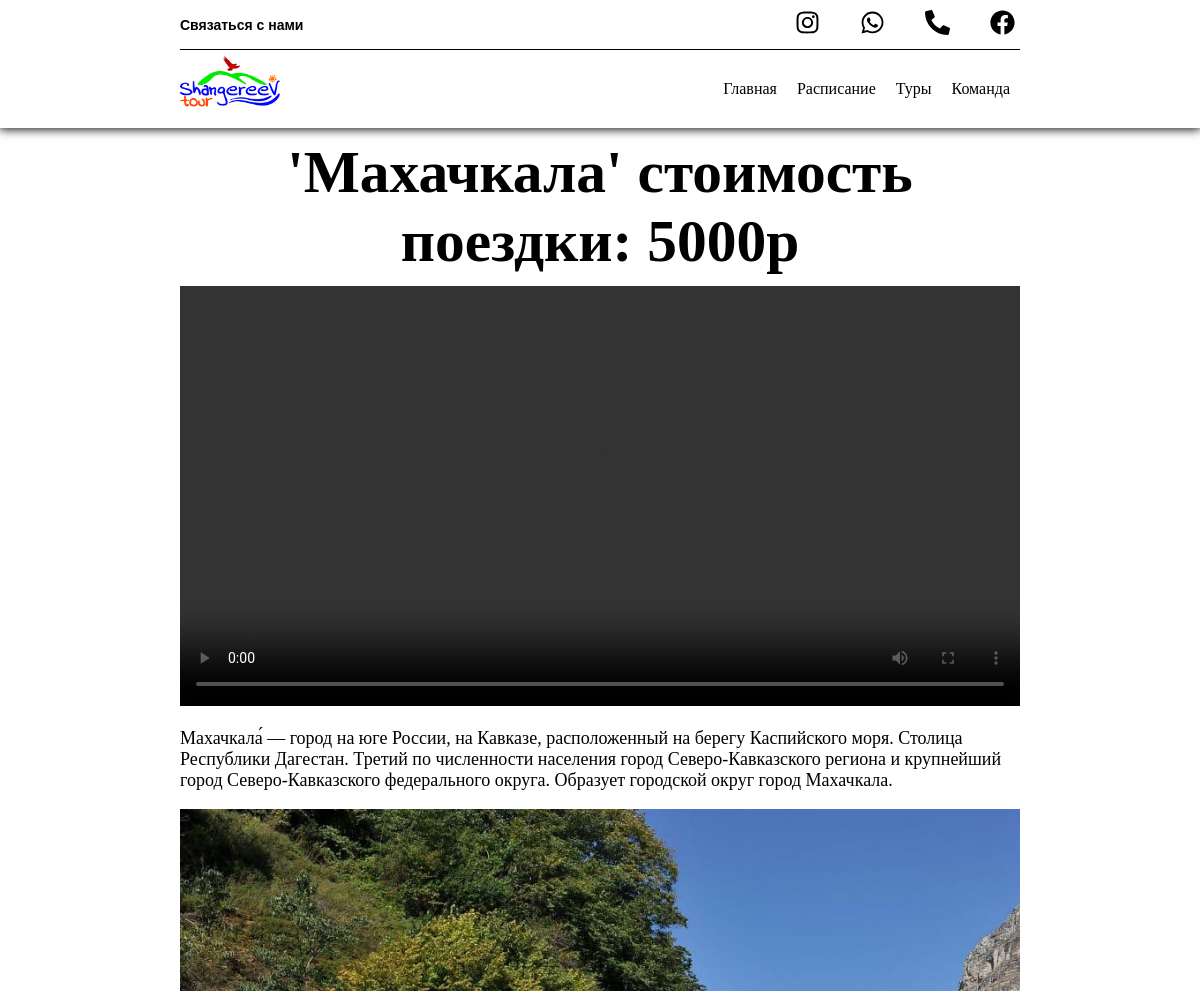
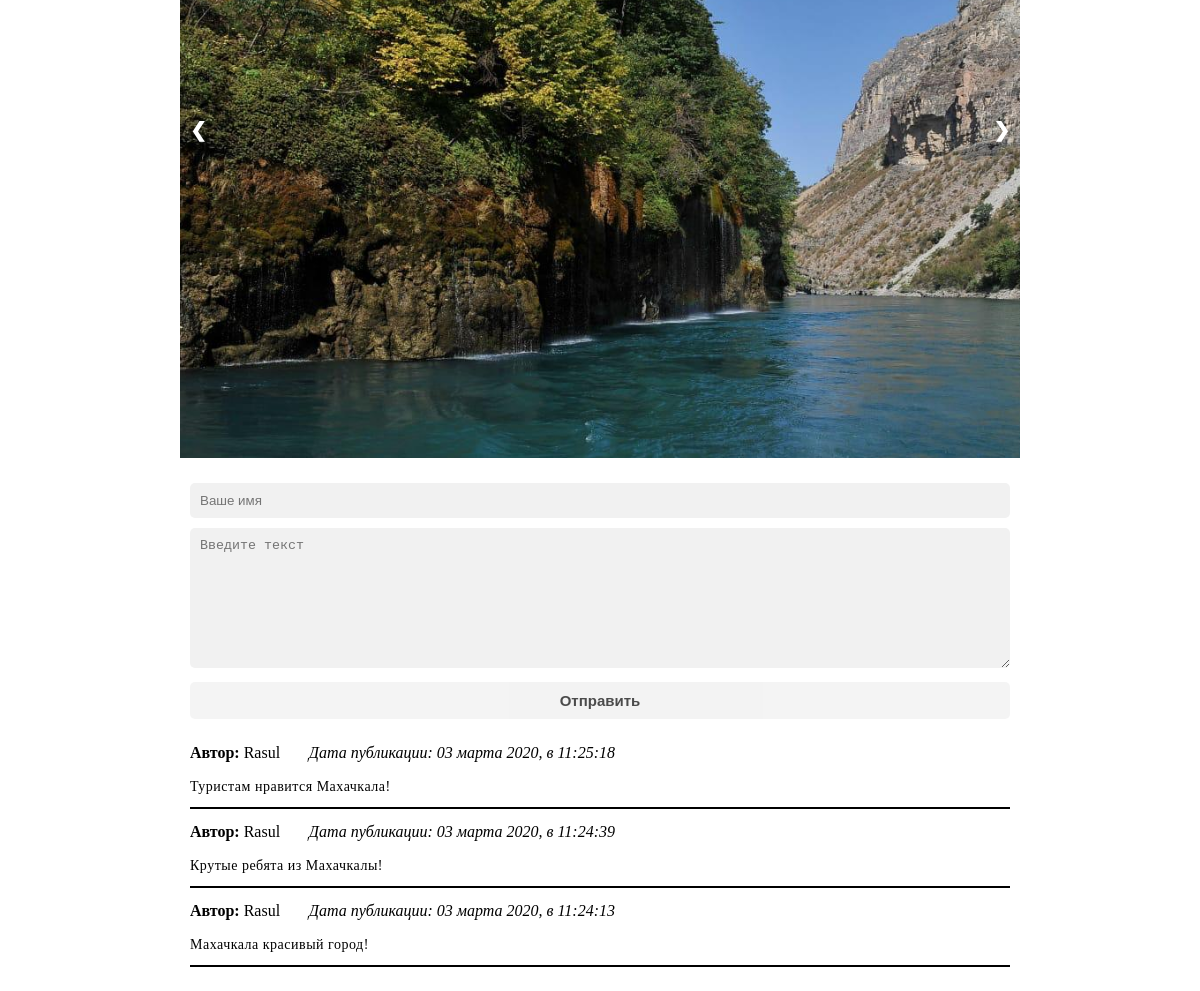
The page /travel/mahachkala/ on the database its author committed (2 pictures, top to bottom).
### tours/models.py (models this page shows, shortened)
class Travel(models.Model):
	photo_main = models.ImageField(upload_to='images_travel/')
	video_travel = models.FileField(upload_to='videos_travel/')
	name_travel = models.CharField(max_length=50)
	price_travel = models.IntegerField()
	description_travel = models.TextField()
	url = models.SlugField(max_length=160, unique=True)
	trips = models.ForeignKey(Trips, on_delete = models.CASCADE)
	class Meta:
		ordering = ('name_travel',)

class Images(models.Model):
	images_travel = models.ImageField(upload_to='images_carusel/', blank=True)
	travel = models.ForeignKey(Travel, on_delete = models.CASCADE, related_name='travel')

class Comment(models.Model):
    comment_travel = models.ForeignKey(Travel, on_delete = models.CASCADE, related_name='comment')
    release_date = models.DateTimeField(auto_now_add=True)
    user_name = models.CharField("Ваше имя:", max_length=50)
    user_comment = models.TextField("Текст:")

### tours/views.py (the view)
# urls.py: path('travel/<str:slug>/', views.detail_about_travel, name='detail_about_travel'),
def detail_about_travel(request, slug):
	title = "detail_about_travel"
	images = Images.objects.all()
	trips = Trips.objects.all()
	travel = Travel.objects.get(url = slug)
	trips = Trips.objects.all()
	form = ContactUsForm(request.POST)
	if request.method == "POST":
		if form.is_valid():
			form.save()
	comment = travel.comment.order_by('-release_date')
	forms = CommentForm(request.POST)
	if forms.is_valid():
		forms = forms.save(commit=False)
		forms.comment_travel = travel
		forms.save()
		return redirect(detail_about_travel, slug)
	return render(request, 'tours/detail_about_travel.html', locals())

### tours/forms.py
class ContactUsForm(ModelForm):
	class Meta:
		model = ContactUs
		fields = ['name', 'email', 'tel', 'message']

class CommentForm(ModelForm):
	class Meta:
		model = Comment
		fields = ['user_name', 'user_comment']

### tours/templates/tours/detail_about_travel.html (shortened to what this page needs)
{% extends 'tours/base.html' %}
{% block content %}
	<section>
		<div class="container">
			<div class="block_description">
				<h2>'{{travel.name_travel}}' стоимость поездки: {{travel.price_travel}}p</h2>
				<video width="100%" controls="controls" poster="">
					<source src="{{travel.video_travel.url}}">
				</video>
				<p class="travel_p">{{travel.description_travel|linebreaksbr}}</p>
			</div>
			<div class="block_carousel">
				{% for image in travel.travel.all %}
					<img src="{{image.images_travel.url}}" alt="Cлайдer">
				{% endfor %}
				<a class="prev" onclick="minusSlide()">&#10094;</a>
				<a class="next" onclick="plusSlide()">&#10095;</a>
			</div>
			<div class="block_feedback" id="form_feedback">
	            <form method="POST">
	                <input type="text" placeholder="Ваше имя" name="user_name" required>
	                <textarea type="text" placeholder="Введите текст" rows="8" cols="" name="user_comment" required></textarea>
	                <button type="submit" class="button_block_feedback">Отправить</button>
	            </form>
	        </div>
	        <div class="block_comment">
	        		{% if travel.comment.all %}
	        			{% for comments in comment %}
		    	   			<b>Автор:</b> {{comments.user_name}} <em>Дата публикации: {{comments.release_date|date:"d E Y, в H:i:s"}}</em>
							<p>{{comments.user_comment}}</p>
						{% endfor %}
    	   			{% else %}
    	    				Пока нет отзывов, станьте первыми!
    	    		{% endif %}
	        </div>
		</div>
	</section>
{% endblock %}

### static/css/main.css (style rules this page uses)
body { margin: 0; padding: 0; color: black; overflow: scroll; }
p { font-size: 18px; }
img { width: 100%; }
a { text-decoration: none; color: black; }
.container { width: 70%; min-width: 768px; margin: 0 auto; }
.block_description h2 { text-align: center; margin: 10px 0; font-size:3vmax; }
.block_carousel { height: 80vh; width: 100%; position: relative; overflow: hidden; }
.prev, .next { cursor: pointer; position: absolute; top: 50%; margin-top: -30px; padding: 10px; color: white; font-weight: bold; font-size: 20px; transition: 0.6s ease; border-radius: 0 3px 3px 0; }
.next { right: 0; border-radius: 3px 0 0 3px; }
.block_carousel img { object-fit: cover; width: 100%; height: 90vh; border: none !important; box-shadow: none !important; -webkit-animation-name: fade; -webkit-animation-duration: 1.5s; animation-name: fade; animation-duration: 1.5s; }
.block_feedback { padding:10px; margin-top: 10px; color: white; }
.block_feedback input[type=text], .block_feedback textarea[type=text] { width: 100%; padding: 10px; margin: 5px 0; background: #f1f1f1; border-radius: 5px; border:none; box-sizing: border-box; }
.button_block_feedback { opacity: 0.7; color:black; padding: 10px; margin:5px 0; border: none; cursor: pointer; width: 100%; font-size: 15px; font-weight: bold; border-radius: 5px; }
.block_comment { padding: 10px; }
.block_comment p { font-family: Georgia, 'Times New Roman', Times, serif; font-size: 14px; line-height: 1.5em; letter-spacing: 0.5px; text-align: justify; border-bottom: 2px solid black; padding-bottom: 10px; }
.block_comment em { margin-left: 3%; }

### rows shown on the page
Travel: name_travel "Махачкала", price_travel "5000", description_travel "Махачкала́ — город на юге России, на Кавказе, расположенный на берегу Каспийского моря. Столица Республики Дагестан. Третий по численности населения город Северо-Кавказского региона и крупнейший город Северо-Кавказского федерального округа. Образует городской округ город Махачкала."
Images: images_travel (picture)
Comment: user_name "Rasul", release_date "03 марта 2020, в 11:25:18", user_comment "Туристам нравится Махачкала!"
Comment: user_name "Rasul", release_date "03 марта 2020, в 11:24:39", user_comment "Крутые ребята из Махачкалы!"
Comment: user_name "Rasul", release_date "03 марта 2020, в 11:24:13", user_comment "Махачкала красивый город!"
